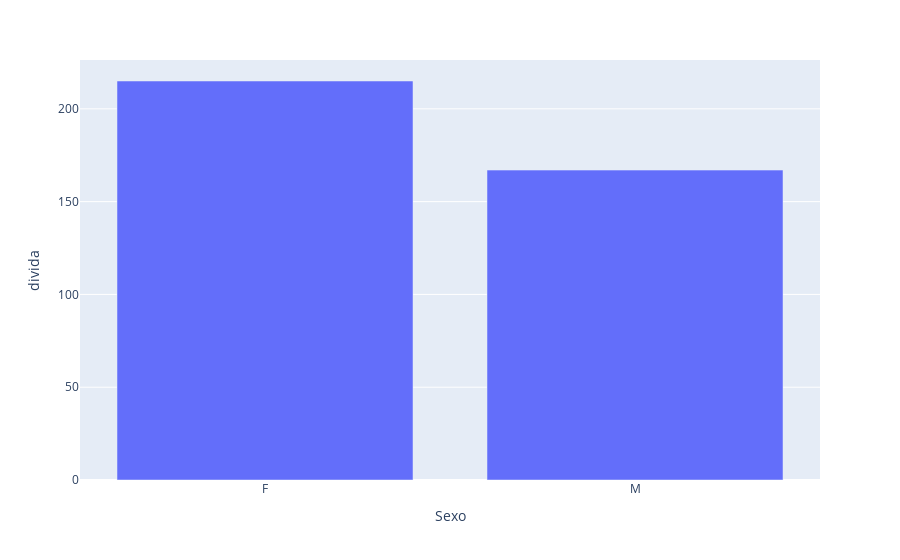

Notebook code for this chart:
### Code cell
import plotly.express as px

fig = px.bar(dados_por_sexo, x="Sexo", y="divida")
fig.show()

### Figure 1 — Plotly figure (JSON) as saved in the notebook; plotly's stock layout.template omitted (floating-point values rounded to 4 significant figures)
{"data": [{"alignmentgroup": "True", "hovertemplate": "Sexo=%{x}<br>divida=%{y}<extra></extra>", "legendgroup": "", "marker": {"color": "#636efa", "pattern": {"shape": ""}}, "name": "", "offsetgroup": "", "orientation": "v", "showlegend": false, "textposition": "auto", "type": "bar", "x": ["F", "M"], "xaxis": "x", "y": [215, 167], "yaxis": "y"}], "layout": {"autosize": true, "barmode": "relative", "legend": {"tracegroupgap": 0}, "margin": {"t": 60}, "xaxis": {"anchor": "y", "autorange": true, "domain": [0, 1], "range": [-0.5, 1.5], "title": {"text": "Sexo"}, "type": "category"}, "yaxis": {"anchor": "x", "autorange": true, "domain": [0, 1], "range": [0, 226.3], "title": {"text": "divida"}, "type": "linear"}}}
